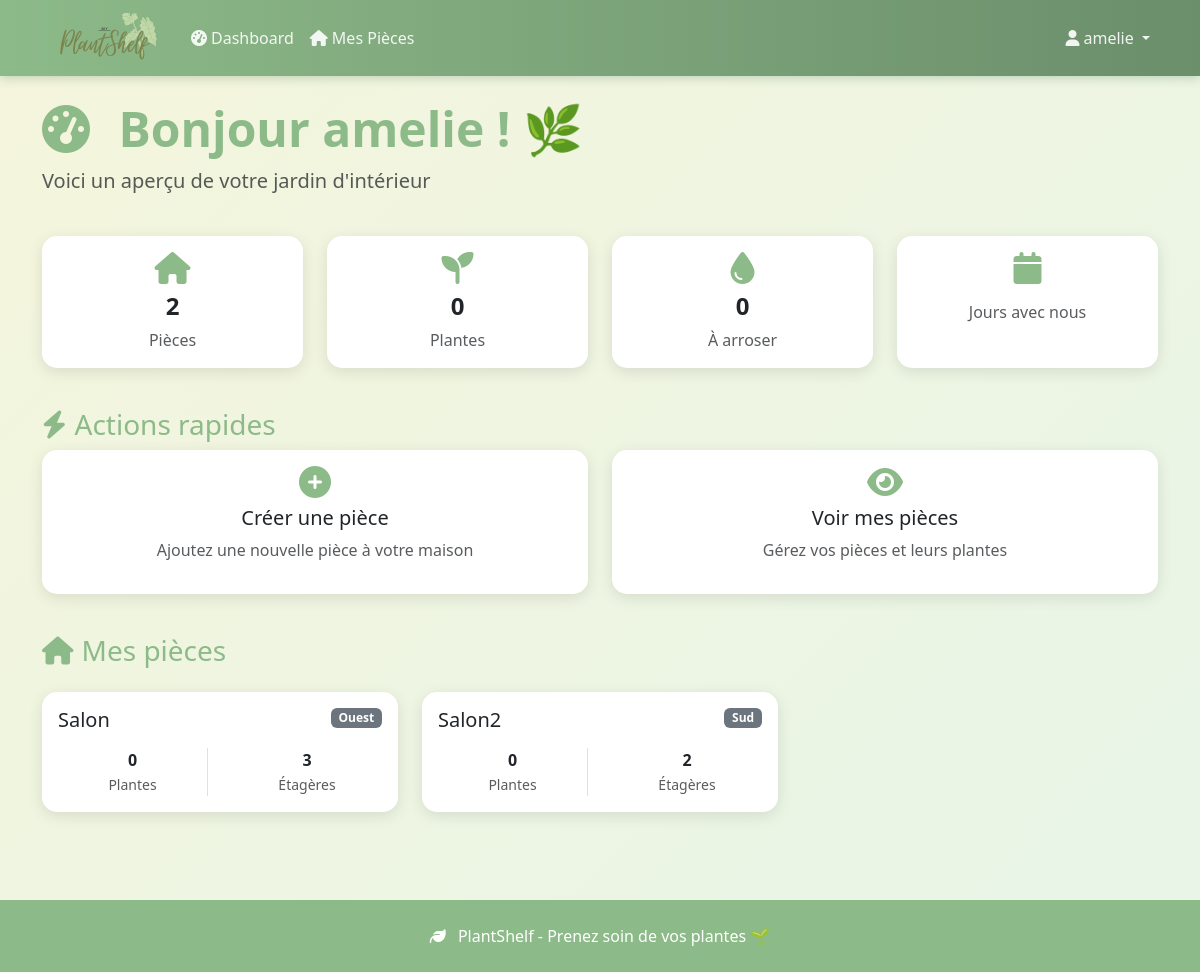
The page /dashboard/ (signed in) on the database its author committed.
### plantes/models.py (models this page shows, shortened)
class Piece(models.Model):
    EXPOSITION_CHOICES = [
        ('nord', 'Nord'),
        ('sud', 'Sud'),
        ('est', 'Est'),
        ('ouest', 'Ouest'),
        ('nord_est', 'Nord-Est'),
        ('nord_ouest', 'Nord-Ouest'),
        ('sud_est', 'Sud-Est'),
        ('sud_ouest', 'Sud-Ouest'),
    ]
    user = models.ForeignKey(User, on_delete=models.CASCADE, related_name='pieces')
    nom = models.CharField(max_length=100)
    exposition = models.CharField(max_length=20, choices=EXPOSITION_CHOICES)
    description = models.TextField(blank=True, null=True)
    nombre_etageres = models.IntegerField(default=3, validators=[MinValueValidator(1), MaxValueValidator(10)])
    created_at = models.DateTimeField(auto_now_add=True)
    updated_at = models.DateTimeField(auto_now=True)
    class Meta:
        ordering = ['nom']
        unique_together = ['user', 'nom']  # Pas deux pièces avec le même nom pour un user
    @property
    def nombre_plantes(self):
        return self.plantes.count()

### plantes/views.py (the view)
# urls.py: path('dashboard/', views.dashboard, name='dashboard'),
@login_required
def dashboard(request):
    pieces = Piece.objects.filter(user=request.user)
    total_plantes = PlantePossedee.objects.filter(user=request.user).count()
    plantes_a_arroser = [p for p in PlantePossedee.objects.filter(user=request.user) if p.a_besoin_arrosage]
    context = {
        'pieces': pieces,
        'total_plantes': total_plantes,
        'nombre_pieces': pieces.count(),
        'plantes_a_arroser': len(plantes_a_arroser),
        'notifications_urgentes': plantes_a_arroser[:5]  # Les 5 plus urgentes
    }
    return render(request, 'plantes/dashboard.html', context)

### plantes/templates/plantes/dashboard.html (shortened to what this page needs)
{% extends 'base.html' %}
{% block content %}
<div class="row mb-4">
    <div class="col-12">
        <h1 class="display-5 fw-bold" style="color: var(--plant-green);">
            <i class="fas fa-tachometer-alt me-3"></i>
            Bonjour {{ user.username }} ! 🌿
        </h1>
        <p class="lead text-muted">Voici un aperçu de votre jardin d'intérieur</p>
    </div>
</div>
<div class="row mb-4">
    <div class="col-md-3 mb-3">
        <div class="card text-center h-100">
            <div class="card-body">
                <i class="fas fa-home plant-icon mb-2" style="font-size: 2rem;"></i>
                <h4 class="fw-bold">{{ nombre_pieces }}</h4>
                <p class="text-muted mb-0">Pièce{{ nombre_pieces|pluralize }}</p>
            </div>
        </div>
    </div>
    <div class="col-md-3 mb-3">
        <div class="card text-center h-100">
            <div class="card-body">
                <i class="fas fa-seedling plant-icon mb-2" style="font-size: 2rem;"></i>
                <h4 class="fw-bold">{{ total_plantes }}</h4>
                <p class="text-muted mb-0">Plante{{ total_plantes|pluralize }}</p>
            </div>
        </div>
    </div>
    <div class="col-md-3 mb-3">
        <div class="card text-center h-100 {% if plantes_a_arroser > 0 %}border-warning{% endif %}">
            <div class="card-body">
                <i class="fas fa-tint mb-2 {% if plantes_a_arroser > 0 %}text-warning{% else %}plant-icon{% endif %}" style="font-size: 2rem;"></i>
                <h4 class="fw-bold {% if plantes_a_arroser > 0 %}text-warning{% endif %}">{{ plantes_a_arroser }}</h4>
                <p class="text-muted mb-0">À arroser</p>
            </div>
        </div>
    </div>
    <div class="col-md-3 mb-3">
        <div class="card text-center h-100">
            <div class="card-body">
                <i class="fas fa-calendar plant-icon mb-2" style="font-size: 2rem;"></i>
                <p class="text-muted mb-0">Jours avec nous</p>
            </div>
        </div>
    </div>
</div>
<div class="row mb-4">
    <div class="col-12">
        <h3 style="color: var(--plant-green);">
            <i class="fas fa-bolt me-2"></i>Actions rapides
        </h3>
    </div>
    <div class="col-md-6 mb-3">
        <a href="{% url 'creer_piece' %}" class="card text-decoration-none h-100">
            <div class="card-body text-center">
                <i class="fas fa-plus-circle plant-icon mb-2" style="font-size: 2rem;"></i>
                <h5 class="card-title">Créer une pièce</h5>
                <p class="text-muted">Ajoutez une nouvelle pièce à votre maison</p>
            </div>
        </a>
    </div>
    <div class="col-md-6 mb-3">
        <a href="{% url 'mes_pieces' %}" class="card text-decoration-none h-100">
            <div class="card-body text-center">
                <i class="fas fa-eye plant-icon mb-2" style="font-size: 2rem;"></i>
                <h5 class="card-title">Voir mes pièces</h5>
                <p class="text-muted">Gérez vos pièces et leurs plantes</p>
            </div>
        </a>
    </div>
</div>
{% if pieces %}
<div class="row">
    <div class="col-12 mb-3">
        <h3 style="color: var(--plant-green);">
            <i class="fas fa-home me-2"></i>Mes pièces
        </h3>
    </div>
    {% for piece in pieces %}
    <div class="col-md-4 mb-3">
        <a href="{% url 'bibliotheque_piece' piece.id %}" class="card text-decoration-none h-100">
            <div class="card-body">
                <div class="d-flex justify-content-between align-items-start mb-2">
                    <h5 class="card-title mb-0">{{ piece.nom }}</h5>
                    <span class="badge bg-secondary">{{ piece.exposition|capfirst }}</span>
                </div>
                <div class="row text-center mt-3">
                    <div class="col-6">
                        <div class="border-end">
                            <strong class="d-block">{{ piece.nombre_plantes }}</strong>
                            <small class="text-muted">Plantes</small>
                        </div>
                    </div>
                    <div class="col-6">
                        <strong class="d-block">{{ piece.nombre_etageres }}</strong>
                        <small class="text-muted">Étagères</small>
                    </div>
                </div>
            </div>
        </a>
    </div>
    {% endfor %}
</div>
{% endif %}
{% endblock %}

### plantes/templates/base.html (shortened to what this page needs)
 {% load static %}
<!DOCTYPE html>
<html lang="fr">
<head>
    <link href="https://cdnjs.cloudflare.com/ajax/libs/bootstrap/5.3.0/css/bootstrap.min.css" rel="stylesheet">
    <link href="https://cdnjs.cloudflare.com/ajax/libs/font-awesome/6.4.0/css/all.min.css" rel="stylesheet">
</head>
<body class="d-flex flex-column">
    <nav class="navbar navbar-expand-lg">
        <div class="container">
            <a class="navbar-brand" href="{% url 'home' %}">
                <img id="logo" src="{% static 'images\logo.png' %}">
            </a>
            <div class="collapse navbar-collapse" id="navbarNav">
                <ul class="navbar-nav me-auto">
                    {% if user.is_authenticated %}
                        <li class="nav-item">
                            <a class="nav-link" href="{% url 'dashboard' %}">
                                <i class="fas fa-tachometer-alt me-1"></i>Dashboard
                            </a>
                        </li>
                        <li class="nav-item">
                            <a class="nav-link" href="{% url 'mes_pieces' %}">
                                <i class="fas fa-home me-1"></i>Mes Pièces
                            </a>
                        </li>
                    {% endif %}
                </ul>
                <ul class="navbar-nav">
                    {% if user.is_authenticated %}
                        <li class="nav-item dropdown">
                            <a class="nav-link dropdown-toggle" href="#" role="button" data-bs-toggle="dropdown">
                                <i class="fas fa-user me-1"></i>{{ user.username }}
                            </a>
                        </li>
                    {% endif %}
                </ul>
            </div>
        </div>
    </nav>
    <main class="container my-4 flex-grow-1">
        {% block content %}
        {% endblock %}
    </main>
    <footer class="py-4 mt-5">
        <div class="container text-center">
            <p class="mb-0">
                <i class="fas fa-leaf me-2"></i>
                PlantShelf - Prenez soin de vos plantes 🌱
            </p>
        </div>
    </footer>
</body>
</html>

### plantes/templates/base.html (style rules this page uses)
:root { --plant-green: #8dba89ff; --light-green: #a8d5ba; --earth-brown: #8b4513; --soft-beige: #f5f5dc; }
body { background: linear-gradient(135deg, var(--soft-beige) 0%, #e8f5e8 100%); min-height: 100vh; }
#logo { width: 125px; height: 50px; object-fit: cover; }
.navbar { background: linear-gradient(90deg, var(--plant-green) 0%, #6b8e6b 100%); box-shadow: 0 2px 10px rgba(74, 124, 89, 0.3); }
.navbar-brand { font-weight: bold; color: white !important; }
.navbar-nav .nav-link { color: rgba(255, 255, 255, 0.9) !important; transition: color 0.3s; }
.card { border: none; box-shadow: 0 4px 15px rgba(0, 0, 0, 0.1); border-radius: 15px; transition: transform 0.3s, box-shadow 0.3s; }
.plant-icon { color: var(--plant-green); font-size: 1.2em; }
footer { background: var(--plant-green); color: white; margin-top: auto; }

### rows shown on the page
Piece: nom "Salon", exposition "Ouest", nombre_plantes "0", nombre_etageres "3"
Piece: nom "Salon2", exposition "Sud", nombre_plantes "0", nombre_etageres "2"

### other values the page prints
{{ user.username }} "amelie"
{{ nombre_pieces }} "2"
{{ total_plantes }} "0"
{{ plantes_a_arroser }} "0"
